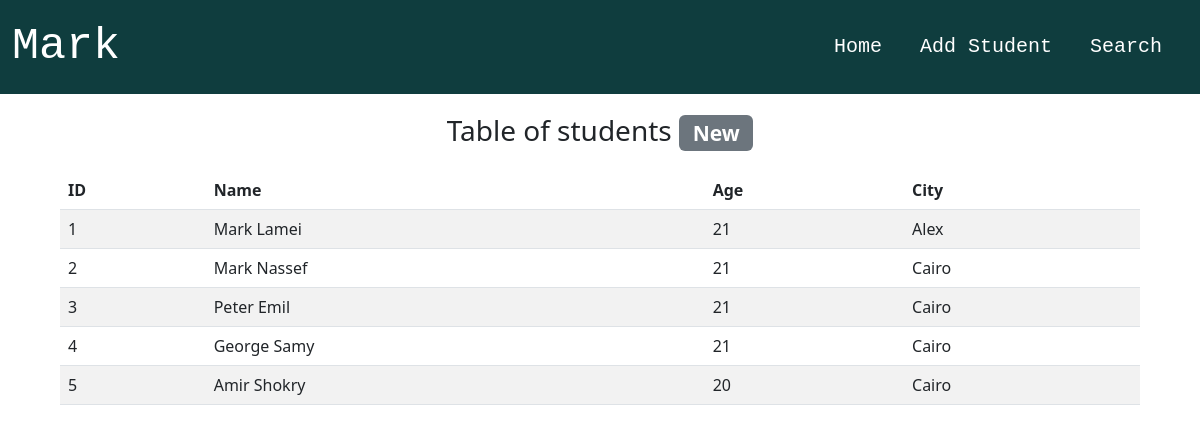
The page / on the database its author committed.
### tables this page shows
CREATE TABLE Student (
                        id INTEGER PRIMARY KEY AUTOINCREMENT,
                        username TEXT UNIQUE NOT NULL,
                        age TEXT NOT NULL,
                        city TEXT
                        );

### app.py (the view)
@app.route("/")
def index():
    conn = sqlite3.connect('my_db.sqlite')
    cur = conn.cursor()
    cur.execute("SELECT * FROM Student")
    rows = cur.fetchall()
    for i in rows:
        print(i)
    return render_template("index.html",rows = rows)

### templates/index.html (shortened to what this page needs)
{% extends 'base.html' %}
{% block hdr %}Table of students{% endblock %}
{% block content %}
<table class="table table-striped" style="width: 90%;" align="center">
    <thead>
      <tr>
        <th scope="col">ID</th>
        <th scope="col">Name</th>
        <th scope="col">Age</th>
        <th scope="col">City</th>
      </tr>
    </thead>
    <tbody>
      {% for row in rows: %}
      <tr>
        <td>{{row[0]}}</td>
        <td>{{row[1]}}</td>
        <td>{{row[2]}}</td>
        <td>{{row[3]}}</td>
    </tr>
    {% endfor %}
    </tbody>
  </table>
{% endblock %}

### templates/base.html (shortened to what this page needs)
<html lang="en">
<head>
    <link href="https://cdn.jsdelivr.net/npm/bootstrap@5.2.0/dist/css/bootstrap.min.css" rel="stylesheet">
</head>
<body>
    <nav class="navbar navbar-expand-lg newbg" style="background-color: #0f3d3e;">
        <div class="container-fluid">
          <a class="navbar-brand" href="{{url_for('index')}}" style="color: white; font-size: 45px; font-family: 'Courier New', Courier, monospace;">Mark</a>
          <div class="collapse navbar-collapse" id="navbarNavAltMarkup">
            <div class="navbar-nav"  style="position: absolute; right: 30px;">
              <a class="nav-link" href="{{url_for('index')}}" style="color: white; font-size: 20px; font-family: 'Courier New', Courier, monospace; padding-left: 30px;">Home</a>
              <a class="nav-link" href="{{url_for('add_student')}}" style="color: white; font-size: 20px; font-family: 'Courier New', Courier, monospace; padding-left: 30px;">Add Student</a>
              <a class="nav-link" href="{{url_for('search')}}" style="color: white; font-size: 20px; font-family: 'Courier New', Courier, monospace; padding-left: 30px;">Search</a>
            </div>
          </div>
        </div>
      </nav>
      <h3 style="margin: 20px; text-align: center;">{% block hdr %}{% endblock %} <span class="badge bg-secondary">New</span></h3>
      {% block content %}{% endblock %}
</body>
</html>

### rows shown on the page
Student: id "1", username "Mark Lamei", age "21", city "Alex"
Student: id "2", username "Mark Nassef", age "21", city "Cairo"
Student: id "3", username "Peter Emil", age "21", city "Cairo"
Student: id "4", username "George Samy", age "21", city "Cairo"
Student: id "5", username "Amir Shokry", age "20", city "Cairo"
